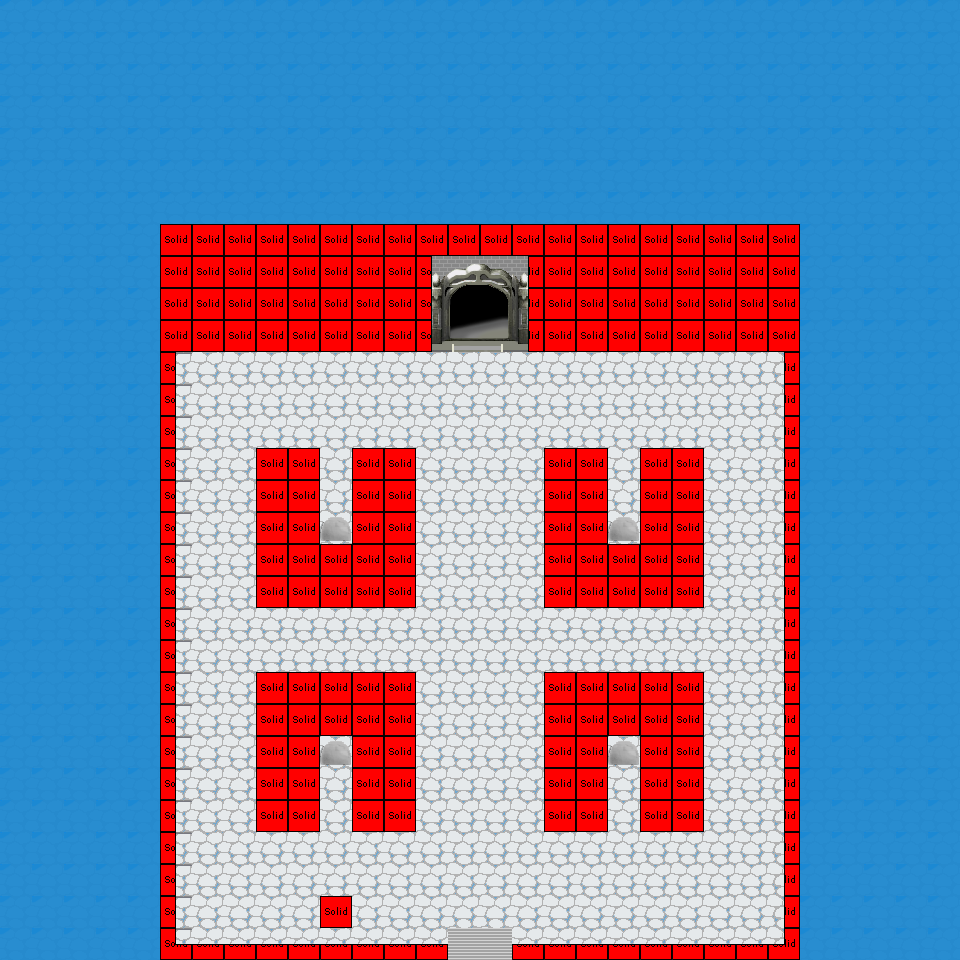

The image is a tile-based game level rendered from a .tmx file. Its description and source (layers, tilesets, objects; grid data summarised) follow:
An orthogonal 30x30 tile map with 32x32 px tiles, 4 tile layers (Calque 1, Calque 2, Calque 3, Logic), 4 tilesets and 9 objects (6x changementc, 2x changement, Dialogue).

<map version="1.2" tiledversion="1.3.2" orientation="orthogonal" renderorder="right-down" compressionlevel="0" width="30" height="30" tilewidth="32" tileheight="32" infinite="0" nextlayerid="6" nextobjectid="10">
 <tileset firstgid="1" source="WaterSet.tsx" />
 <tileset firstgid="96" source="Paysage_V2.tsx" />
 <tileset firstgid="126" source="logicSolid.tsx" />
 <tileset firstgid="151" source="Pnj.tsx" />
 <layer id="1" name="Calque 1" width="30" height="30">
  <data>[900 cells, 900 non-empty, 1 distinct tile ids]</data>
 </layer>
 <layer id="2" name="Calque 2" width="30" height="30">
  <data>[900 cells, 460 non-empty, 19 distinct tile ids]</data>
 </layer>
 <layer id="3" name="Calque 3" width="30" height="30">
  <data>[900 cells, 17 non-empty, 14 distinct tile ids]</data>
 </layer>
 <layer id="5" name="Logic" width="30" height="30">
  <data>[900 cells, 217 non-empty, 6 distinct tile ids]</data>
 </layer>
 <objectgroup id="4" name="Transition" width="30" height="30">
  <object id="1" name="Dj2_RDC_sb" type="changementc" x="452" y="287" width="52" height="46">
   <properties>
    <property name="detmap" value="Dj2_RDC_sb" />
    <property name="detx" type="int" value="480" />
    <property name="dety" type="int" value="850" />
    <property name="key" value="Abyssal key" />
   </properties>
  </object>
  <object id="2" name="Dj2_RDC_tphg" type="changementc" x="311" y="497" width="49" height="50">
   <properties>
    <property name="detmap" value="Dj2_RDC_tphg" />
    <property name="detx" type="int" value="480" />
    <property name="dety" type="int" value="675" />
    <property name="key" value="Izaria pass" />
   </properties>
  </object>
  <object id="3" name="Dj2_RDC_tphd" type="changementc" x="598" y="498" width="49" height="50">
   <properties>
    <property name="detmap" value="Dj2_RDC_tphd" />
    <property name="detx" type="int" value="480" />
    <property name="dety" type="int" value="675" />
   </properties>
  </object>
  <object id="4" name="Dj2_RDC_tpbg" type="changement" x="311" y="730" width="49" height="50">
   <properties>
    <property name="detmap" value="Dj2_RDC_tpbg" />
    <property name="detx" type="int" value="480" />
    <property name="dety" type="int" value="875" />
   </properties>
  </object>
  <object id="5" name="Dj2_RDC_tpbd" type="changementc" x="600" y="730" width="49" height="50">
   <properties>
    <property name="detmap" value="Dj2_RDC_tpbd" />
    <property name="detx" type="int" value="480" />
    <property name="dety" type="int" value="875" />
    <property name="key" value="Shan pass" />
   </properties>
  </object>
  <object id="6" name="Dj2_RDC_sp" type="changement" x="449" y="928" width="59" height="25">
   <properties>
    <property name="detmap" value="Dj2_RDC_sp" />
    <property name="detx" type="int" value="480" />
    <property name="dety" type="int" value="910" />
   </properties>
  </object>
  <object id="7" name="Dj2_RDC_tphd" type="changementc" x="598" y="498" width="49" height="50">
   <properties>
    <property name="detmap" value="Dj2_RDC_tphd" />
    <property name="detx" type="int" value="480" />
    <property name="dety" type="int" value="675" />
   </properties>
  </object>
  <object id="8" name="Dj2_RDC_tphd" type="changementc" x="599" y="498" width="49" height="50">
   <properties>
    <property name="detmap" value="Dj2_RDC_tphd" />
    <property name="detx" type="int" value="480" />
    <property name="dety" type="int" value="675" />
    <property name="key" value="Aria pass" />
   </properties>
  </object>
  <object id="9" name="Yon" type="Dialogue" x="309" y="888" width="50" height="50">
   <properties>
    <property name="personne" value="Yon" />
   </properties>
  </object>
 </objectgroup>
</map>
